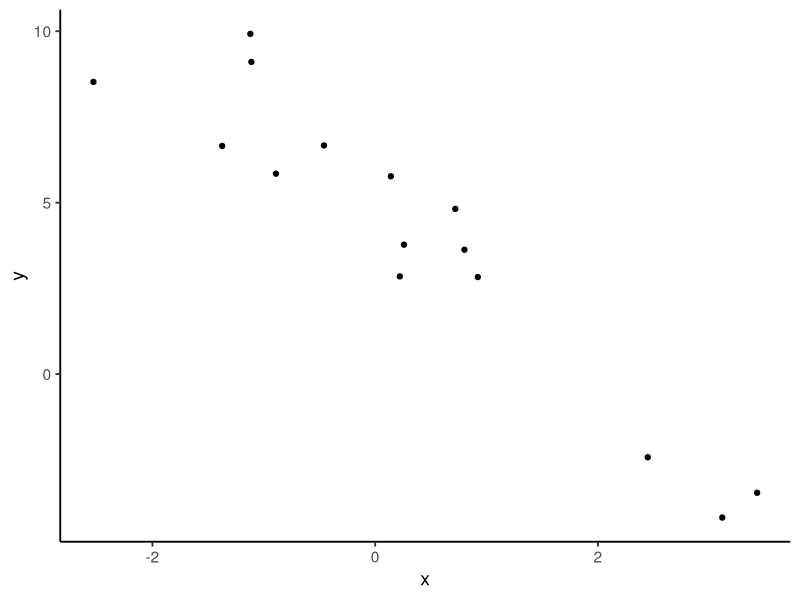
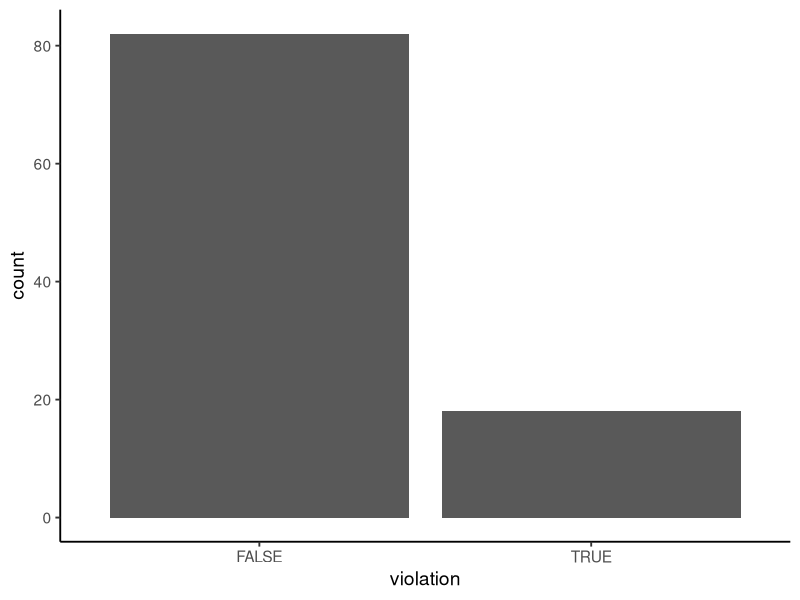

The R script that drew these images, in order:
## ---- chunk 1
#| label: setup
#| message: false
#| warning: false

library(tidyverse)
theme_set(theme_classic(14))
set.seed(123)

## ---- chunk 2
#| label: sim-example

# Betas and sigma
beta0 <- 5
beta1 <- -2
sigma <- 1.5

# Predictor (randomly chosen)
x <- rnorm(15, 0, 2)
  
# Response
mu <- beta0 + beta1 * x
y <- rnorm(15, mu, sigma)

# Visualize
ggplot(tibble(x, y), aes(x, y)) +
  geom_point()

## ---- chunk 3
#| label: sim-binom

p <- 0.2
violation <- rbinom(100, 1, p)

ggplot(tibble(violation = violation == 1), aes(violation)) +
  geom_bar()

## ---- chunk 4
#| label: sim-binom2

# Betas
beta0 <- 0.1
beta1 <- 0.02

# Predictor
pcthisp <- runif(15, 0, 100)

# Response
p <- beta0 + beta1 * pcthisp
violation <- rbinom(15, n = 1, p = p)

violation

